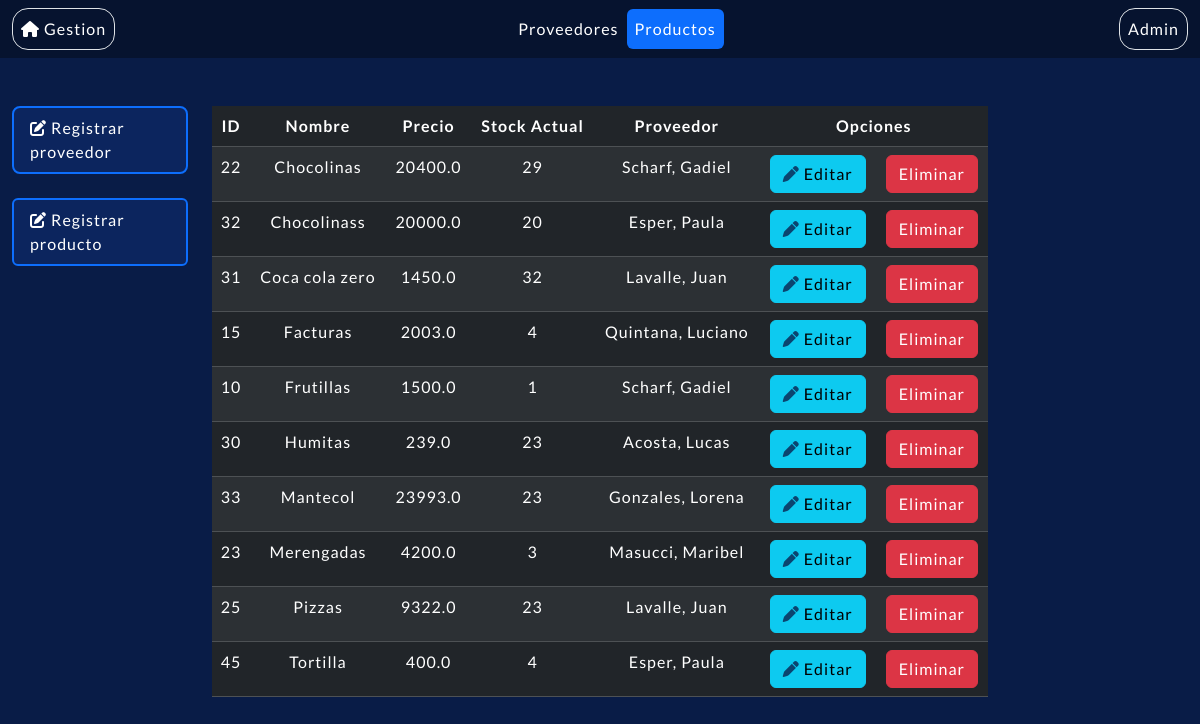
/productos/, run on an earlier commit of the app's database.
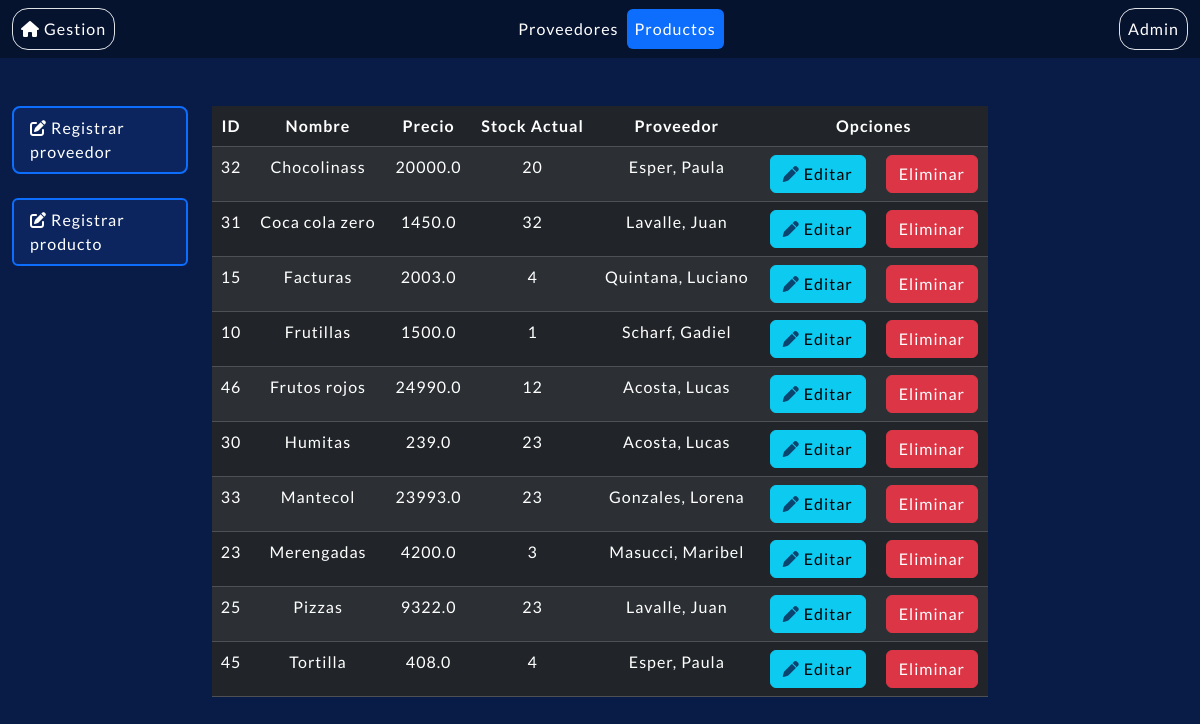
And on a later commit of the database.
### compra/models.py (models this page shows, shortened)
class Producto(models.Model):
    nombre = models.CharField(max_length=100)
    precio = models.FloatField()
    stock_actual = models.IntegerField()
    proveedor = models.ForeignKey(Proveedor, null=True, blank=True, on_delete=models.CASCADE)
    class Meta:
        ordering=['nombre', '-stock_actual'] #Orden asc en nombre y desc en stock
        verbose_name_plural = 'Productos'

class Proveedor(models.Model):
    nombre = models.CharField(max_length=100)
    apellido = models.CharField(max_length=100)
    dni = models.IntegerField()
    def __str__(self):
        return f'{self.apellido}, {self.nombre}'
    class Meta:
        ordering=['id','apellido', 'nombre'] # Orden asc en apellido y nombre
        verbose_name_plural = 'Proveedores'

### compra/views.py (the view)
# urls.py: path('productos/', views.readProductos, name="Mostrar todos los productos"),
def readProductos(request):
    productos = Producto.objects.all()
    return render(request, 'lista_productos.html', {'productos': productos})

### compra/templates/lista_productos.html (shortened to what this page needs)
{% extends 'base_lista.html' %}
{% block navbar %}
<a class="nav-link" href="/proveedores">Proveedores</a>
<a class="nav-link active" aria-currente="page" href="/productos">Productos</a>
{% endblock %}
{% block table %}
<thead>
    <tr>
        <th>ID</th>
        <th>Nombre</th>
        <th>Precio</th>
        <th>Stock Actual</th>
        <th>Proveedor</th>
        <th colspan="2">Opciones</th>
    </tr>
</thead>
<tbody>
    {% for producto in productos %}
    <tr>
        <td>{{producto.id}}</td>
        <td>{{producto.nombre}}</td>
        <td>{{producto.precio}}</td>
        <td>{{producto.stock_actual}}</td>
        {% if producto.proveedor == None %}
            <td>-</td>
        {% else %}
            <td>{{producto.proveedor}}</td>
        {% endif %}
        <td><a href="/producto/editar/{{producto.id}}" class="btn btn-info"><i class="fa-solid fa-pen" style="color: #0b446f;"></i> Editar</a></td>
        <td><a href="/producto/eliminar/{{producto.id}}" class="btn btn-danger">Eliminar</a></td>
    </tr>
    {% endfor %}
</tbody>
{% endblock %}

What changed in the data, as far as the page shows it:
removed Producto: id "22", nombre "Chocolinas", precio "20400.0", stock_actual "29", proveedor "Scharf, Gadiel"
added Producto: id "46", nombre "Frutos rojos", precio "24990.0", stock_actual "12", proveedor "Acosta, Lucas"
changed Producto "Tortilla": precio "400.0" → "408.0"
